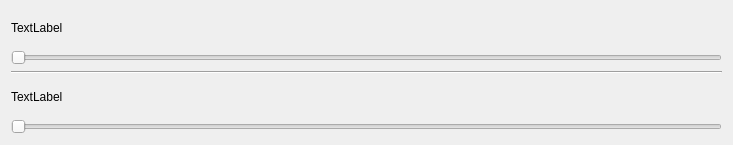
<?xml version="1.0" encoding="UTF-8"?>
<ui version="4.0">
 <class>Form</class>
 <widget class="QWidget" name="Form">
  <property name="geometry">
   <rect>
    <x>0</x>
    <y>0</y>
    <width>733</width>
    <height>145</height>
   </rect>
  </property>
  <property name="maximumSize">
   <size>
    <width>16777215</width>
    <height>145</height>
   </size>
  </property>
  <property name="windowTitle">
   <string>Form</string>
  </property>
  <layout class="QVBoxLayout" name="verticalLayout_3">
   <item>
    <layout class="QVBoxLayout" name="verticalLayout_2">
     <item>
      <widget class="QLabel" name="plate_information_label">
       <property name="text">
        <string>TextLabel</string>
       </property>
      </widget>
     </item>
     <item>
      <widget class="QSlider" name="plate_slider">
       <property name="orientation">
        <enum>Qt::Horizontal</enum>
       </property>
      </widget>
     </item>
    </layout>
   </item>
   <item>
    <widget class="Line" name="line">
     <property name="orientation">
      <enum>Qt::Horizontal</enum>
     </property>
    </widget>
   </item>
   <item>
    <layout class="QVBoxLayout" name="verticalLayout">
     <item>
      <widget class="QLabel" name="channel_information_label">
       <property name="text">
        <string>TextLabel</string>
       </property>
      </widget>
     </item>
     <item>
      <widget class="QSlider" name="channel_slider">
       <property name="orientation">
        <enum>Qt::Horizontal</enum>
       </property>
      </widget>
     </item>
    </layout>
   </item>
  </layout>
 </widget>
 <resources/>
 <connections/>
</ui>
